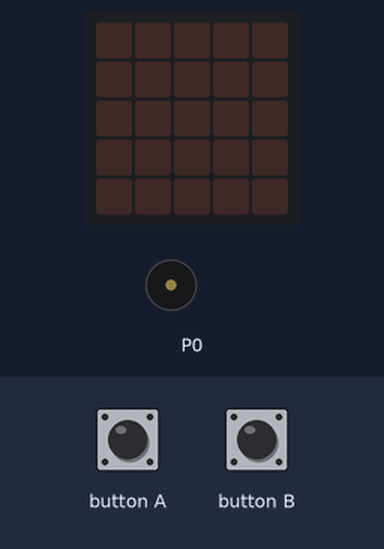
The program below on a simulated BBC micro:bit running MicroPython. Parts: the board's 5×5 LED display, buzzer (waves = sounding). The test bench sets the inputs (shaded band).

Above: at 1.2 s.
1.3 s: button A pressed for 0.15 s
At 2.65 s:
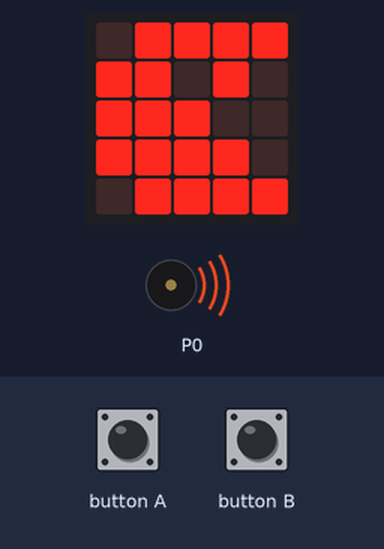
4.3 s: button B pressed for 0.15 s
At 5.5 s:
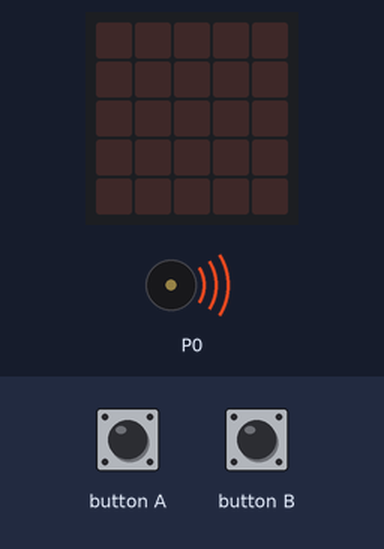
7.3 s: button A pressed for 1 s
At 8.0 s:
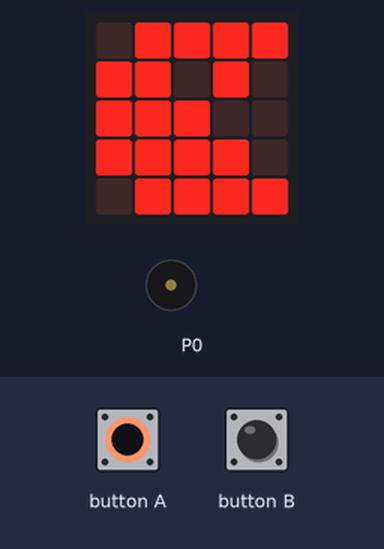
Timing chart, 0 to 7.5 s (numbered marks = the images above; inputs shaded):
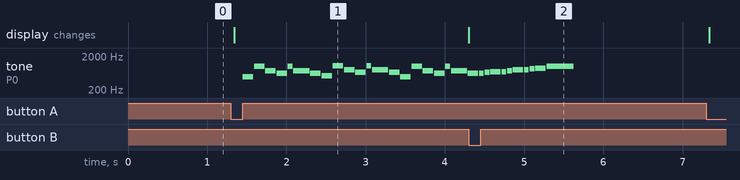

Measured:
- after the input at 1.3 s, tone on P0: plays 494 Hz for 0.13 s, 988 Hz for 0.13 s, 740 Hz for 0.13 s, 622 Hz for 0.13 s, 988 Hz for 0.06 s, 740 Hz for 0.20 s … (21 notes in this stretch), starting after 0.15 s; the display: changes at once (image 1)
- after the input at 4.3 s, the display: changes at once (image 2)

The program:

PacMan_music.py
```python
# First attempt at working towards a Pac Man demo
# Here, we start with the music
# Taken from the score published on this webpage:
# https://musescore.com/user/85429/scores/107109
#

import microbit as mb
import music

music.set_tempo(ticks=7)
PacMan_tune = ["B4:2","B5","F#","D#",  "B:1", "F#:3","D#:2",
               "C:2", "C6","G5","E",   "C6:1","G5:3","E:2",
               "B4:2","B5","F#","D#",  "B:1", "F#:3","D#:2",
               "D#:1","E", "F:2",   "F:1","F#","G:2",   "G:1","G#","A:2","B:5"]

while True:
    if mb.button_a.is_pressed():
        mb.display.show(mb.Image.PACMAN)
        music.play(PacMan_tune, wait=False)
    elif mb.button_b.is_pressed():
        mb.display.clear()
```
